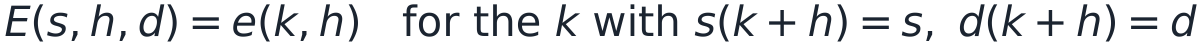
#> input picture Weekly/2026-10-13/deck/_formula_cache/f_06086afb.png, 3602 x 145 px (shown at 1/3 size)
$ python _probe_ink.py _formula_cache/f_06086afb.png
#> lines starting #> are read from the running program, lines starting #| are printed output that depends on the picture; after the words box and inside, x2 and y2 are one past the last pixel; in counts of white or black regions, pixels touching at a corner belong together
# -*- coding: utf-8 -*-
"""Render a probe slide and measure the ink extent of every shape on it.

LibreOffice renders the slide to PNG; this reads the resulting image and reports
the lowest and rightmost non-white pixel, which is the only honest way to know
whether text fits. Reading the text frame's declared height is wrong: pptx
stores the height the caller asked for, not the height the text needs.
"""

import os
import subprocess
import sys

HERE = os.path.dirname(os.path.abspath(__file__))
NODE = r"C:\DeepSeek Harness\resources\runtime\primary-runtime\dependencies\node\bin\node.exe"
CLI = (r"C:\DeepSeek Harness\resources\app.asar.unpacked\dsh\node_modules"
       r"\@deepseek-ai\libreoffice-kit\lib\cli.js")


def render_pdf(pptx, outdir, timeout=300):
    os.makedirs(outdir, exist_ok=True)
    cmd = [NODE, CLI, "convert", "--input", pptx, "--output", outdir,
           "--format", "pdf"]
    p = subprocess.run(cmd, capture_output=True, text=True, timeout=timeout)
    if p.returncode != 0:
        raise RuntimeError("pdf convert failed: %s\n%s" % (p.stdout, p.stderr))
    return os.path.join(outdir, os.path.splitext(os.path.basename(pptx))[0] + ".pdf")


def render_png(pptx, outdir, timeout=600):
    os.makedirs(outdir, exist_ok=True)
    cmd = [NODE, CLI, "convert", "--input", pptx, "--output", outdir,
           "--format", "png"]
    p = subprocess.run(cmd, capture_output=True, text=True, timeout=timeout)
    if p.returncode != 0:
        raise RuntimeError("png convert failed: %s\n%s" % (p.stdout, p.stderr))
    files = sorted(os.path.join(outdir, f) for f in os.listdir(outdir)
                   if f.lower().endswith(".png"))
    return files


def ink_extent(png):
#> called with png = '_formula_cache/f_06086afb.png'
    from PIL import Image
    with Image.open(png) as im:
#> im is the input picture: PIL image 3602x145 RGBA; mean R, G, B, A 221.8, 223.1, 224.8, 34.1
        g = im.convert("L")
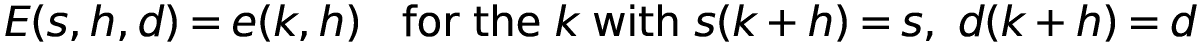
#> g: PIL image 3602x145 L (shown at 1/3 size); values 35 (black) and 255 (white), 85.4% white; 47 black regions, largest, box (x1, y1, x2, y2) and area: (1782, 39, 1874, 108) 3019, (418, 13, 493, 110) 2719, (2879, 13, 2954, 110) 2719
        w, h = g.size
#> w = 3602; h = 145
        px = g.load()
        bottom = 0
        right = 0
        for y in range(h):
            row = [px[x, y] for x in range(w)]
            if min(row) < 200:
                bottom = y
        for x in range(w):
            col = [px[x, y] for y in range(h)]
            if min(col) < 200:
                right = x
        return w, h, right, bottom


if __name__ == "__main__":
    for f in sys.argv[1:]:
        print(f, ink_extent(f))

$ run again, on Weekly/2026-10-13/deck/_formula_cache/f_0cb3cee2.png
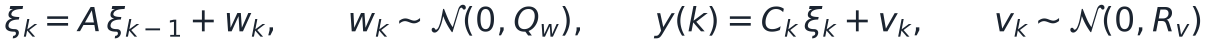
#> input picture Weekly/2026-10-13/deck/_formula_cache/f_0cb3cee2.png, 3613 x 129 px (shown at 1/3 size)
#> in ink_extent, im is the input picture: PIL image 3613x129 RGBA; mean R, G, B, A 230.9, 231.8, 233.1, 23.7
#> in ink_extent, `g = im.convert("L")`:
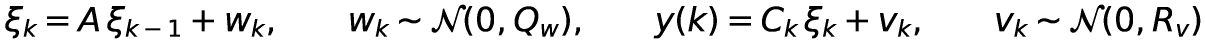
#> g: PIL image 3613x129 L (shown at 1/3 size); values 35 (black) and 255 (white), 89.4% white; 48 black regions, largest, box (x1, y1, x2, y2) and area: (1544, 19, 1615, 107) 2236, (3458, 21, 3517, 94) 1959, (680, 39, 754, 94) 1933

$ run again, on Weekly/2026-10-13/deck/_formula_cache/f_14d52202.png
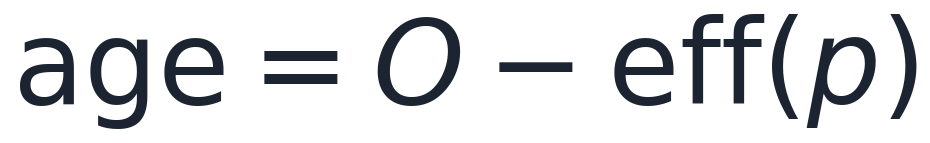
#> input picture Weekly/2026-10-13/deck/_formula_cache/f_14d52202.png, 930 x 143 px
#> in ink_extent, im is the input picture: PIL image 930x143 RGBA; mean R, G, B, A 218, 219.5, 221.4, 37.6
#> in ink_extent, `g = im.convert("L")`:
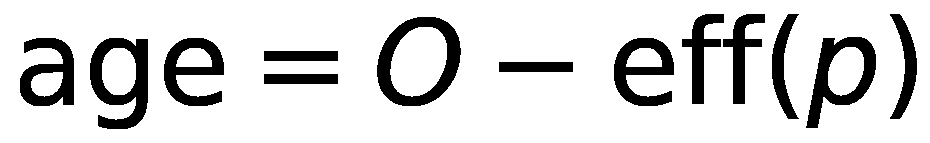
#> g: PIL image 930x143 L; values 35 (black) and 255 (white), 83.8% white; 13 black regions, largest, box (x1, y1, x2, y2) and area: (377, 17, 461, 106) 2809, (90, 38, 148, 129) 2713, (806, 37, 876, 128) 2415

$ run again, on Weekly/2026-10-13/deck/_formula_cache/f_1c31e98c.png
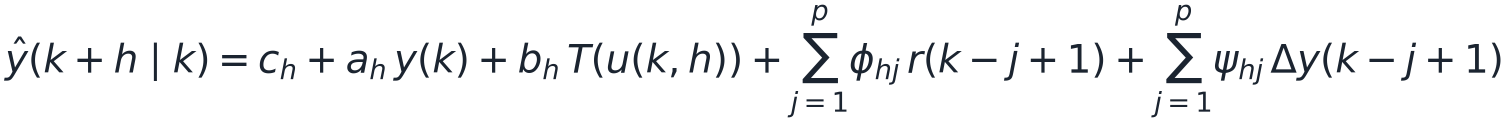
#> input picture Weekly/2026-10-13/deck/_formula_cache/f_1c31e98c.png, 4515 x 366 px (shown at 1/3 size)
#> in ink_extent, im is the input picture: PIL image 4515x366 RGBA; mean R, G, B, A 241, 241.6, 242.3, 14.2
#> in ink_extent, `g = im.convert("L")`:
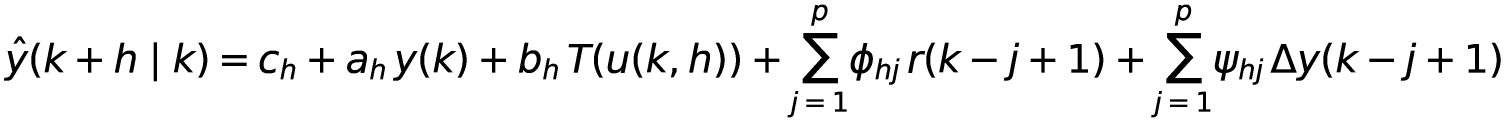
#> g: PIL image 4515x366 L (shown at 1/3 size); values 35 (black) and 255 (white), 93.9% white; 75 black regions, largest, box (x1, y1, x2, y2) and area: (2408, 99, 2514, 250) 6178, (3499, 99, 3605, 250) 6178, (2552, 129, 2619, 242) 3146
